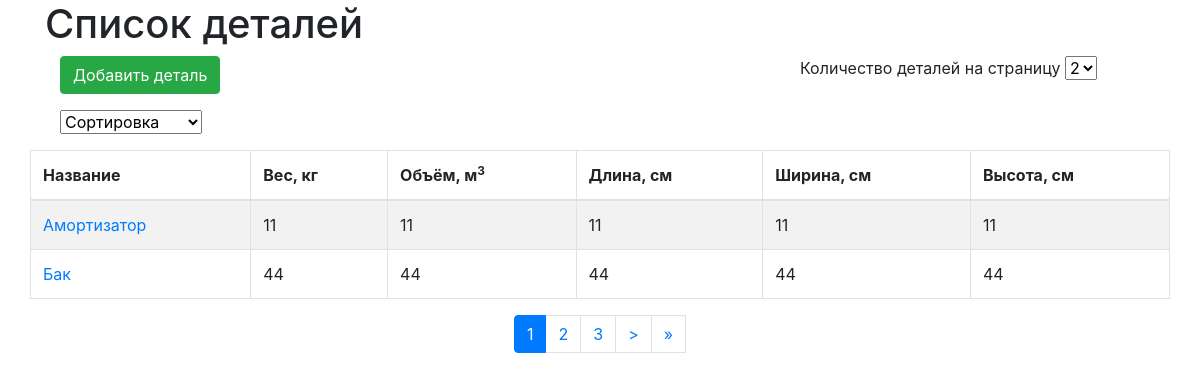
The page / on the database its author committed.
### tables this page shows
CREATE TABLE `parts_list` (
  `id` int(11) UNSIGNED NOT NULL,
  `title` varchar(255) NOT NULL,
  `weight` float NOT NULL,
  `volume` float NOT NULL,
  `length` float NOT NULL,
  `width` float NOT NULL,
  `height` float NOT NULL,
  `img` varchar(255) NOT NULL
);

### app/config_db.php (called while the page is built)
<?php
return [
    'dsn' => 'mysql:host=localhost;dbname=armtek;charset=utf8',
    'user' => 'root',
    'pass' => '',
];

### app/core/db.php (called while the page is built, shortened)
<?php
class Db
{
    protected $db;
    public function __construct() {
        $config = require 'app/config_db.php';
        $this->db = new PDO($config['dsn'], $config['user'], $config['password']);
    }
    public function query($sql) {
        $stmt = $this->db->prepare($sql);
        $stmt->execute();
        return $stmt;
    }
}

### app/core/view.php (called while the page is built)
<?php
class View
{
	function generate($content_view, $layout, $data = null, $pagination = null)
	{
		include 'app/views/' . $layout;
	}
}

### app/controllers/controller_main.php (called while the page is built, shortened)
<?php
class Controller_Main extends Controller
{
	function __construct()
	{
		$this->model = new Model_Main();
	}
	function action_index()
	{
        $page = isset($_GET['page']) ? (int)$_GET['page'] : 1;
        $perpage = isset($_GET['perpage']) ? (int)$_GET['perpage'] : 2;
        $count = 8;
        $pagination = new Pagination($page, $perpage, $count);
        $start = $pagination->getStart();
        $data = $this->model->get_data($start, $perpage);
        $this->view->generate('index.php', 'layout.php', $data, $pagination);
    }
}

### app/config.php (called while the page is built, shortened)
<?php
require_once 'core/model.php';
require_once 'core/view.php';
require_once 'core/db.php';
require_once 'core/pagination.php';
require_once 'core/route.php';
Route::start();

### index.php (called while the page is built, shortened)
<?php
require_once 'app/config.php';

### app/models/model_main.php (called while the page is built, shortened)
<?php
class Model_Main extends Model
{
	public function get_data($start, $perpage)
	{
    $sort = $_GET['sort'];
    switch ($sort)
    {
     default:
     $sorting = 'ORDER BY title ASC';
   }
   $sql = $this->db->query("SELECT * FROM parts_list $sorting LIMIT $start, $perpage");
   return $sql;
 }
}

### app/core/model.php (called while the page is built, shortened)
<?php
class Model
{
	public function __construct()
	{
		$this->db = new Db();
	}
}

### app/views/index.php (the view, shortened to what this page needs)
<div class="container">
    <h1>Список деталей</h1>
    <div class="container">
        <div class="row">
            <div class="form-group col-sm-8">
                <a href="/main/create" class="btn btn-success">Добавить деталь</a>
            </div>
            <div class="form-group col-sm-4">
                Количество деталей на страницу
                <select onchange="window.location.href=this.options[this.selectedIndex].value">
                    <option value="/main/index/?perpage=2">2</option>
                </select>
            </div>
            <div class="form-group col-sm-4">
                <select onchange="window.location.href=this.options[this.selectedIndex].value">
                    <option>Сортировка</option>
                </select>
            </div>
        </div>
    </div>
    <div class="row">
        <table class="table table-bordered table-striped">
            <thead>
                <tr>
                    <th>Название</th>
                    <th>Вес, кг</th>
                    <th>Объём, м<sup>3</sup></th>
                    <th>Длина, см</th>
                    <th>Ширина, см</th>
                    <th>Высота, см</th>
                </tr>
            </thead>
            <tbody>
                <?php foreach ($data as $d): ?>
                    <tr>
                        <td><a href="/main/edit/?id=<?= $d['id']; ?>"><?= $d['title']; ?></a></td>
                        <td><?= $d['weight']; ?></td>
                        <td><?= $d['volume']; ?></td>
                        <td><?= $d['length']; ?></td>
                        <td><?= $d['width']; ?></td>
                        <td><?= $d['height']; ?></td>
                    </tr>
                <?php endforeach; ?>
        </table>
    </div>
    <?php if ($pagination->countPages > 1): ?>
        <?= $pagination; ?>
    <?php endif; ?>
</div>

### app/core/route.php (shortened to what this page needs)
<?php
class Route
{
	static function start()
	{
		$action_name = 'index';
		$action_name = 'action_'.$action_name;
		$controller = new $controller_name;
		$action = $action_name;
		if(method_exists($controller, $action))
		{
			$controller->$action();
		}
		else
		{
			Route::ErrorPage404();
		}
	}
}

### app/views/layout.php (shortened to what this page needs)
<!DOCTYPE html>
<html lang="ru">
<head>
	<link href="/css/bootstrap.min.css" rel="stylesheet">
	<link rel="stylesheet" href="https://cdnjs.cloudflare.com/ajax/libs/bootstrap-select/1.13.1/css/bootstrap-select.css" />
</head>
<body>
	<?php include 'app/views/'.$content_view; ?>
</body>
</html>

### app/core/pagination.php (shortened to what this page needs)
<?php
class Pagination
{
    public $currentPage;
    public $perpage;
    public $total;
    public $countPages;
    public $uri;
    public function __construct($page, $perpage, $total)
    {
        $this->perpage = $perpage;
        $this->total = $total;
        $this->countPages = $this->getCountPages();
        $this->currentPage = $this->getCurrentPage($page);
        $this->uri = $this->getParams();
    }
    public function getHtml()
    {
        $back = null;
        $forward = null;
        $startpage = null;
        $endpage = null;
        $page2left = null;
        $page1left = null;
        $page2right = null;
        $page1right = null;
        if( $this->currentPage < $this->countPages ){
            $forward = "<li><a class='page-link' href='{$this->uri}page=" .($this->currentPage + 1). "'>&gt;</a></li>";
        }
        if( $this->currentPage < ($this->countPages - 2) ){
            $endpage = "<li><a class='page-link' href='{$this->uri}page={$this->countPages}'>&raquo;</a></li>";
        }
        if( $this->currentPage + 1 <= $this->countPages ){
            $page1right = "<li><a class='page-link' href='{$this->uri}page=" .($this->currentPage + 1). "'>" .($this->currentPage+1). "</a></li>";
        }
        if( $this->currentPage + 2 <= $this->countPages ){
            $page2right = "<li><a class='page-link' href='{$this->uri}page=" .($this->currentPage + 2). "'>" .($this->currentPage + 2). "</a></li>";
        }
        return '<ul class="pagination justify-content-center">' . $startpage.$back.$page2left.$page1left.'<li class="page-item active"><a class="page-link">'.$this->currentPage.'</a></li>'.$page1right.$page2right.$forward.$endpage . '</ul>';
    }
    public function __toString()
    {
        return $this->getHtml();
    }
    public function getCountPages()
    {
        return ceil($this->total / $this->perpage) ?: 1;
    }
    public function getCurrentPage($page)
    {
        return $page;
    }
    public function getParams()
    {
        $url = $_SERVER['REQUEST_URI'];
        $url = explode('?', $url);
        $uri = $url[0] . '?';
        return urldecode($uri);
    }
}

### rows shown on the page
parts_list: title "Амортизатор", weight "11", volume "11", length "11", width "11", height "11"
parts_list: title "Бак", weight "44", volume "44", length "44", width "44", height "44"

### other values the page prints
$this->currentPage "1"
$this->currentPage+1 "2"
$this->currentPage + 2 "3"
